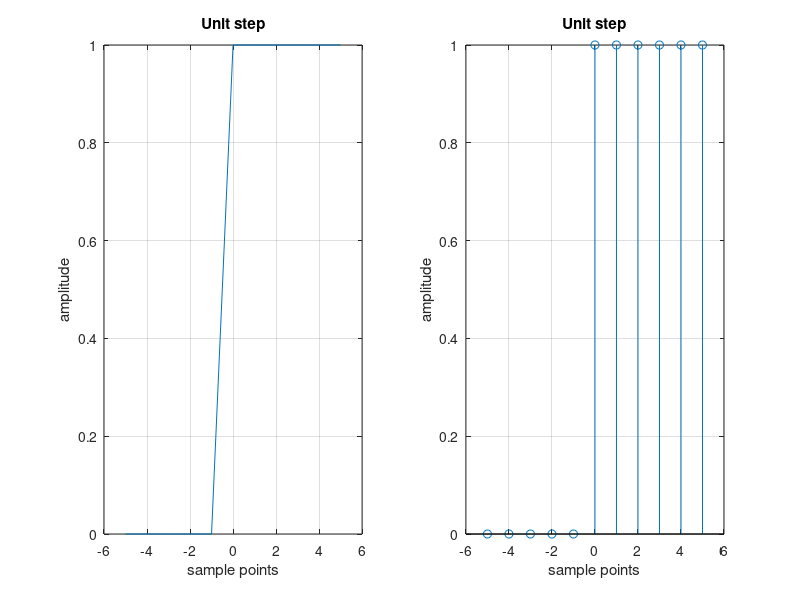

This chart was generated by the following MATLAB code:
clear all;
close all;
n1=input("Enter starting point:");
n2=input("Enter end point:");
sample_points= -n1:1:n2; 
amplitude = [zeros(1,n1), ones(1,n2+1)];
subplot(121);
plot(sample_points,amplitude);
xlabel("sample points");
ylabel("amplitude");
title("Unit step");
grid on;
subplot(122);
stem(sample_points,amplitude);
xlabel("sample points");
ylabel("amplitude");
title("Unit step");
grid on;